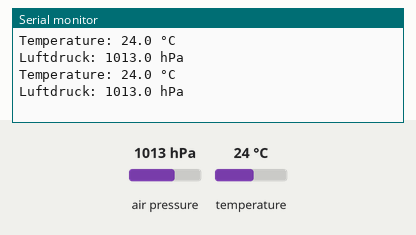
A sketch run on a simulated ESP32. Parts: the last lines printed to the serial monitor. The test bench sets the inputs (shaded band); at power-on: air pressure 1013 hPa, temperature 24 °C.

Above: at 1.8 s.
1.9 s: air pressure set to 952 hPa
At 2.7 s:
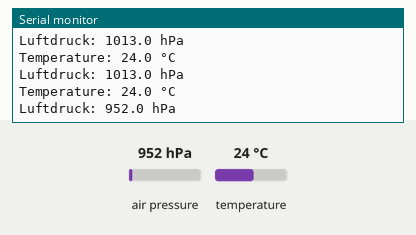
3.4 s: temperature set to 12 °C
At 4.4 s:
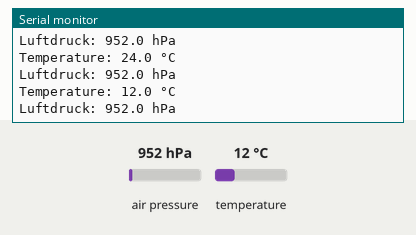
4.9 s: air pressure set to 975 hPa
At 5.8 s:
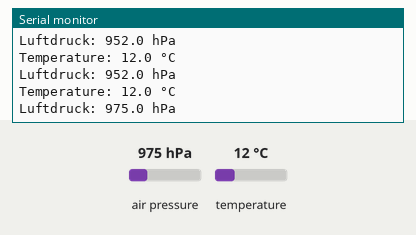
Timing chart, 0 to 7.9 s (numbered marks = the images above; inputs shaded):
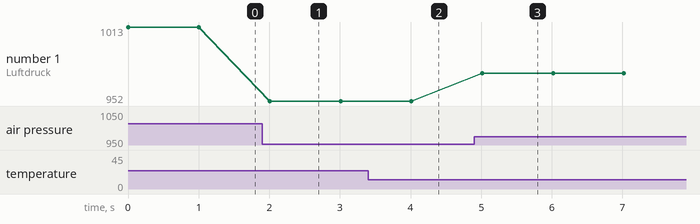

Measured:
- after the input at 1.9 s, the serial monitor: prints a new line after 0.11 s (image 1)
- after the input at 3.4 s, the serial monitor: prints a new line after 0.61 s (image 2)
- after the input at 4.9 s, the serial monitor: prints a new line after 0.11 s (image 3)
- plotted number 1: 1013 → 952 after the input at 1.9 s, 952 → 975 after the input at 4.9 s

The sketch:

Barometric_pressure_sensor_BMP280.ino
```cpp
#include <Adafruit_BMP280.h>  // Library 'Adafruit BMP280 Library' V2.6.8 by Adafruit.

Adafruit_BMP280 sensor;


void setup() {
  Serial.begin(115200);
  sensor.begin();
}


void loop() {
  float temperature = sensor.readTemperature();
  Serial.printf("Temperature: %3.1f °C\n", temperature);

  float pressure = sensor.readPressure() / 100.0;  // Divide by 100 to convert from pascals to hectopascals, i.e., millibar.
  Serial.printf("Luftdruck: %3.1f hPa\n", pressure);

  delay(1000);
}
```
